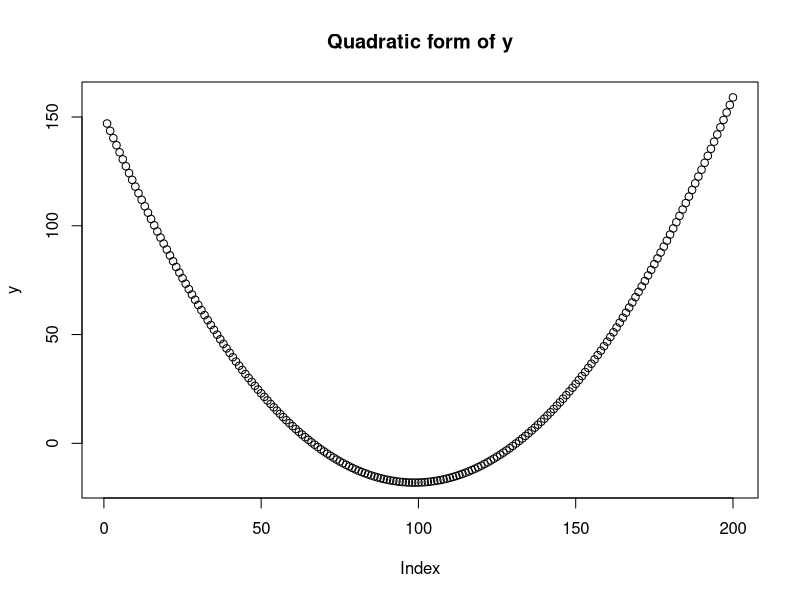
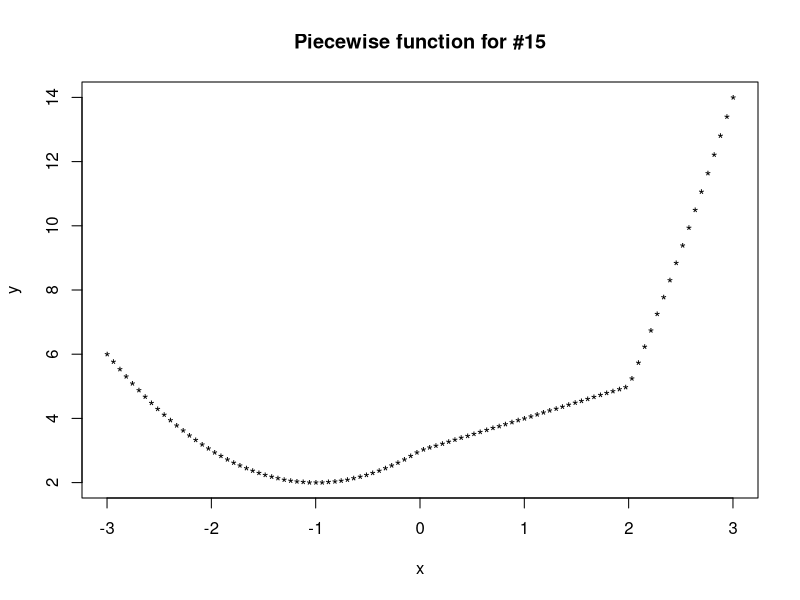

Write the R code that produced these figures, in order.
## ---- chunk 1
knitr::opts_chunk$set(echo = TRUE)
## ---- chunk 2
b = sqrt(729)
print(b)
## ---- chunk 3
a = as.integer(1947.0)
print(a)
## ---- chunk 4
b = seq(1, 6, by = 1)
b.1 <- class(b)
print(c(b, b.1))
## ---- chunk 5
c = c(1, "a", 2, "b")
print(c)

## ---- chunk 6
class(c)
## ---- chunk 7
length(c) # Figuring out the length of c
## ---- chunk 8
print(c[2]) # Printing the 2nd element
print(c[3]) # Printing the 3rd element
## ---- chunk 9
d = c(1, 2, NA, 4, 5, 6, NA, NA, NA, 10)
d = as.numeric(na.omit(d)) # Removing NA valuse and converting the vector to a numeric one
print(d)
## ---- chunk 10
x = seq(3, 6, by = 0.1)
x.1 = exp(x) * cos(x) # cosine is reading in x as a radian unit
print(x.1)
#x.2 = exp(x) * cos(x/180) # this funtions will read it in as degrees
#print(x.2)
## ---- chunk 11
s = seq(10, 100, by = 1) # Creating the sequence
s.1 <- s^3 + 4 * s^2 # transforming the sequence
s.2 = sum(s.1) # Calculating the sum of the transformed sequence
print(s.2)
## ---- chunk 12
x <- sample(0:999, size = 250, replace = TRUE)
y <- sample(0:999, size = 250, replace = TRUE)
## ---- chunk 13
y.1 <- subset(y, y>600) # use the subset comand to pull out elements of a vector
print(y.1)
## ---- chunk 14
y.2 <- subset(y, y >= max(y)-200)
print(length(y.2))
## ---- chunk 15
e <- abs(x-mean(x))^(1/2)
print(e)
## ---- chunk 16
n=2:length(y)
d <- (y[n]-x[n-1]) # It worked!
print(d)
## ---- chunk 17
coeffs <- sample(-20:20, size = 3, replace = TRUE)
## ---- chunk 18
print(length(coeffs))
## ---- chunk 19
x <- seq(from = -3, to = 3, length.out = 200)
## ---- chunk 20
y = coeffs[1] + coeffs[2] * x + coeffs[3] * x^2
## ---- chunk 21
plot(y, main = "Quadratic form of y")
## ---- chunk 22
A = matrix(c(rep(c(10, -5, 10), times = 15)), nrow = 15, byrow = TRUE)
print(A)

A.1 = A # Copy the matrix
A.1[,3] = A.1[,1] + A.1[,2] # rewrite the 3 column as a sum of the first two
print(A.1)
## ---- chunk 23
add <- function(a,b){
  c = a + b
  return(c)
}

add(5,10)
## ---- chunk 24
count <- function(x, int){
  y <- vector()
  for(i in 1:length(x)){
    ifelse(x[i] == int, y[i] <- 1, y[i] <- 0)
  }
  z = sum(y)
  return(z)
}

# testing the function

x <- c(4,5, 6, 6, 7, 8) 
count(x = x, int = 6) # The argument should return a 2 given vector x
## ---- chunk 25
zsquared <- function(x){
  z <- numeric(length(x))
  for(i in 1:length(x)){
    z[i] <- x[i]^2
  }
  return(z)
}

# Testing the function

x <- c(2, 2)
zsquared(x) # should return two 4s given vector x
## ---- chunk 26
piecewise <- function(x){
  y <- numeric(length(x))
  for(i in 1:length(x)){
    if(x[i] < 0 ){
      y[i] = (x[i]^2 + 2 * x[i] + 3)
    }
    else if(x[i] >= 0 & x[i] < 2 ){
      y[i] = (x[i] + 3)
    }
    else if( 2 <= x[i]){
      y[i] = (x[i]^2 + 4 * x[i] - 7)
    }
  }
  return(y)
}

# Testing the piecewise function

x <-seq(-3, 3, length = 100)
y <- piecewise(x)

plot(x, y, main = "Piecewise function for #15", pch = "*", col = 617, bg = 456)
